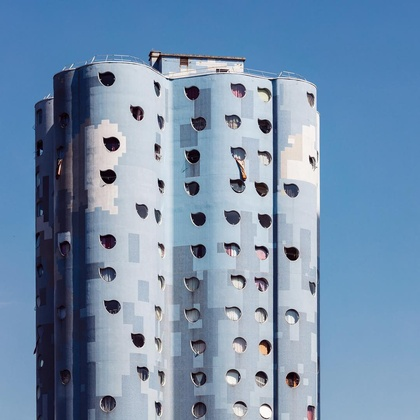
%> input picture Database/ARC DATABASE/le_blanc/2017-10-18_18-39-00_UTC.jpg, 420 x 420 px, shrunk from 1080 x 1080 before the run
$ octave demo_DTVnorm.m   (GNU Octave 9; MATLAB toolbox functions it lacks are replaced by stand-ins)
%> lines starting %> are read from the running program, lines starting %| are printed output that depends on the picture
### Matlab/directional_grad.m
% operator: \Lambda_alp R_{-\theta} \Delta
function [dx, dy] = directional_grad(im, alp, theta)
h = [-1 1]; %h = [1 -1];
dx0 = conv2(im,h); dx0 = dx0(:,2:end);
dy0 = conv2(im,h'); dy0 = dy0(2:end,:);

dx = ((cos(theta) * dx0) + (sin(theta) * dy0)) * alp;
dy = (cos(theta) * dy0) - (sin(theta) * dx0);
end

### Matlab/dtv_norm.m
% takes the l-2 norm of directional gradient
% output: DTV(im)
%
function dtv = dtv_norm(im, alp, theta)
[dx, dy] = directional_grad(im, alp, theta);
tmp = sqrt(abs(dx).^2 + abs(dy).^2);
dtv = reshape(sum(sum(tmp,1),2),[],1);
end

### Matlab/demo_DTVnorm.m

% Specify the folder where the files live.
 myFolder = '...\ARC DATABASE\Ortak';
% Check to make sure that folder actually exists.  Warn user if it doesn't.
if ~isfolder(myFolder)
    errorMessage = sprintf('Error: The following folder does not exist:\n%s\nPlease specify a new folder.', myFolder);
    uiwait(warndlg(errorMessage));
    myFolder = uigetdir(); % Ask for a new one.
%> the answer given: ../Database/ARC DATABASE/le_blanc
    if myFolder == 0
         % User clicked Cancel
         return;
    end
end
% Get a list of all files in the folder with the desired file name pattern.
filePattern = fullfile(myFolder, '*.jpg'); % Change to whatever pattern you need.
theFiles = dir(filePattern);
for k = 1 : length(theFiles)
    baseFileName = theFiles(k).name;
    fullFileName = fullfile(theFiles(k).folder, baseFileName);
    %fprintf(1, 'Now reading %s\n', fullFileName);
    % Now do whatever you want with this file name,
    % such as reading it in as an image array with imread()
    imageArray = imread(fullFileName);
%> imageArray is the input picture: size 420x420x3 uint8; mean R, G, B 117.6, 143.8, 172.4

    im = double(imageArray);
    im = im/max(im(:));
    im=rgb2gray(im);
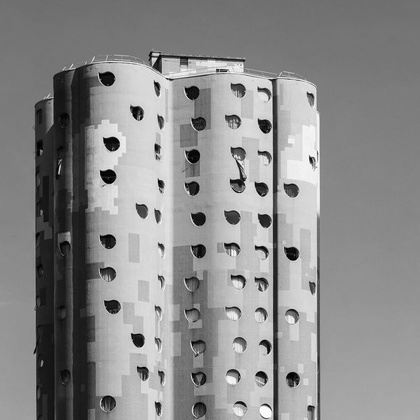
%> im: size 420x420 double; min 0.00179, max 0.998, mean 0.546


range = deg2rad(0:15:179);
dtv = zeros(1,numel(range));
i = 1;
for theta = range
    dtv(i) = dtv_norm(im, 3, theta);
    i=i+1;
end
%> this loop made 12 passes
%> dtv in dtv_norm on passes 1 to 12: 14817, 15003.3, 14950.3, 14484.7, 13628.1, 12618.3, 11980.4, 12162.3, 12843.9, 13592, 14194.6, 14575
%> pass 1, in directional_grad, `dx0 = conv2(im,h)`:
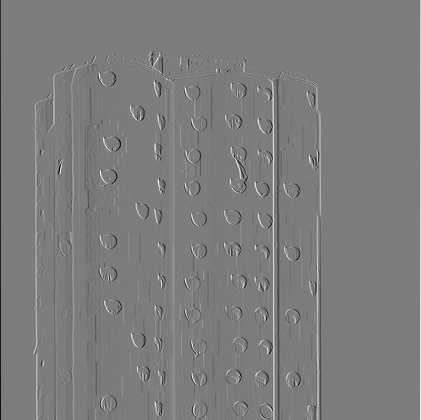
%> dx0: size 420x421 double; min -0.726, max 0.756, mean -2.76e-20; drawn with min black and max white
%> pass 1, in directional_grad, `dx0 = dx0(:,2:end)`:
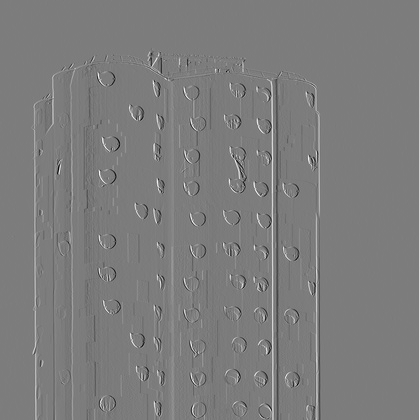
%> dx0: size 420x420 double; min -0.726, max 0.756, mean 0.00126; drawn with min black and max white
%> pass 1, in directional_grad, `dy0 = conv2(im,h')`:
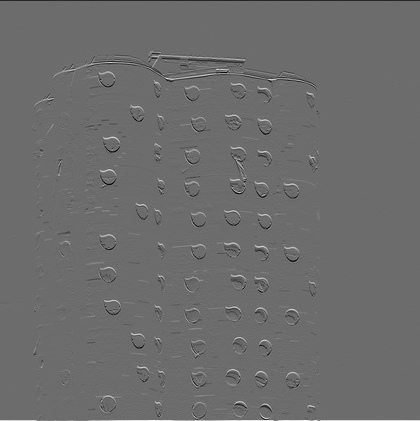
%> dy0: size 421x420 double; min -0.68, max 0.911, mean -1.61e-19; drawn with min black and max white
%> after the loop, dtv = [14817 15003.3 14950.3 14484.7 13628.1 12618.3 11980.4 12162.3 12843.9 13592 14194.6 14575]; i = 13

figure, plot(rad2deg(range),dtv)
%> after `plot(rad2deg(range),dtv)`:
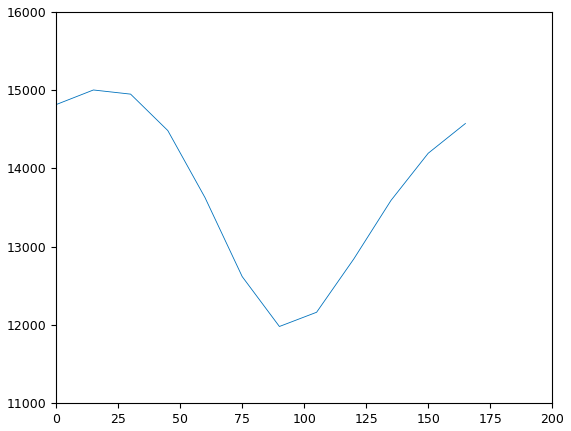
%> figure redrawn from the program's plot data; curve peaks at x = 15, y = 15003.3


    %J = entropy(imageArray)
    writematrix(dtv,'DTVNorm_ARC_Cropped.csv','WriteMode','append') %appended
   % imshow(imageArray);  % Display image.
    drawnow; % Force display to update immediately.
end
%> pass 2 of the loop `for k = 1 : length(theFiles)`:
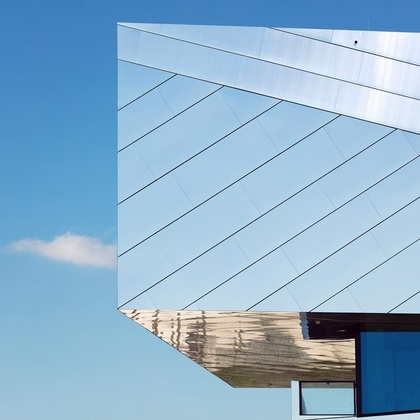
%> input picture Database/ARC DATABASE/le_blanc/2017-10-23_17-30-57_UTC.jpg, 420 x 420 px, shrunk from 1080 x 1080 before the run
%> imageArray is the input picture: size 420x420x3 uint8; mean R, G, B 142.1, 178.1, 205.4
%> the loop `for theta = range` made 12 passes
%> dtv in dtv_norm on passes 1 to 8: 10777.2, 12094.6, 13660.8, 14919.8, 15586.5, 15576.8, 14987.6, 14002.9
%> pass 1, in directional_grad (call 13), `dy0 = dy0(2:end,:)`:
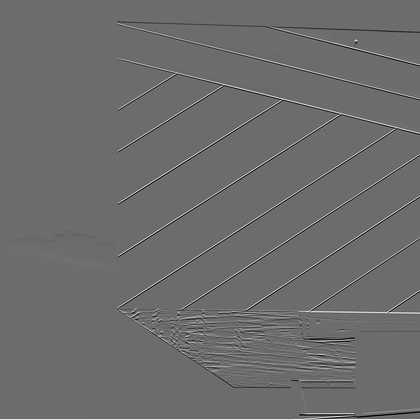
%> dy0: size 420x420 double; min -0.67, max 0.899, mean 0.00107; drawn with min black and max white
%> after the loop `for theta = range`: dtv = [10777.2 12094.6 13660.8 14919.8 15586.5 15576.8 14987.6 14002.9 12714.6 11382.7 10472.6 10242.2]
%> `plot(rad2deg(range),dtv)`:
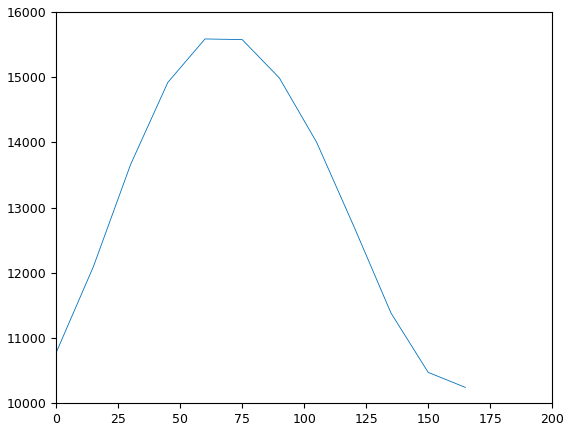
%> figure redrawn from the program's plot data; curve peaks at x = 60, y = 15586.5
